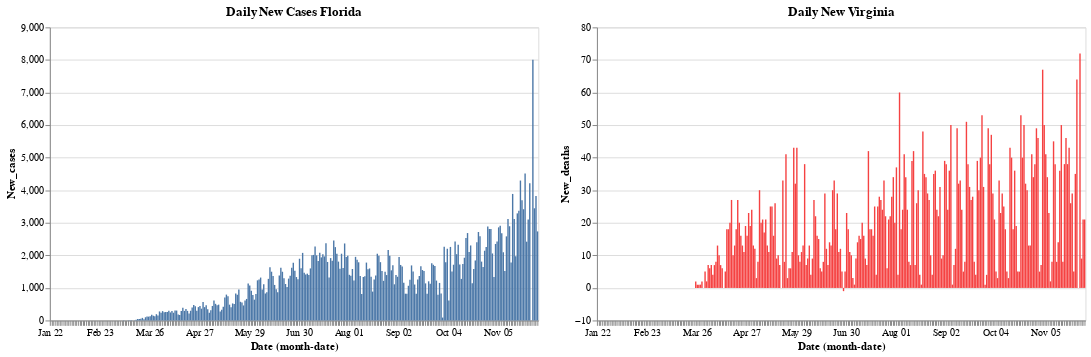

The cell this chart's notebook holds for it:
### Code cell
red = alt.value("#f54242")
base.encode(y = 'New_cases').properties(title = 'Daily New Cases Florida' ) | base.encode(y = 'New_deaths', color = red).properties(title = 'Daily New Virginia')

### Figure 1 — Vega-Lite specification as saved in the notebook (floating-point values rounded to 4 significant figures; data arrays with more than 128 entries replaced by an {"elided": "..."} marker saying what was removed)
{"config": {"view": {"continuousWidth": 400, "continuousHeight": 300}}, "hconcat": [{"mark": "bar", "encoding": {"x": {"type": "ordinal", "field": "Date", "timeUnit": "monthdate"}, "y": {"type": "quantitative", "field": "New_cases"}}, "title": "Daily New Cases Florida", "width": 500}, {"mark": "bar", "encoding": {"color": {"value": "#f54242"}, "x": {"type": "ordinal", "field": "Date", "timeUnit": "monthdate"}, "y": {"type": "quantitative", "field": "New_deaths"}}, "title": "Daily New Virginia", "width": 500}], "data": {"name": "data-42735f6cbf56298215656c7f656731d9"}, "$schema": "https://vega.github.io/schema/vega-lite/v4.8.1.json", "datasets": {"data-42735f6cbf56298215656c7f656731d9": {"elided": "314 records"}}}
